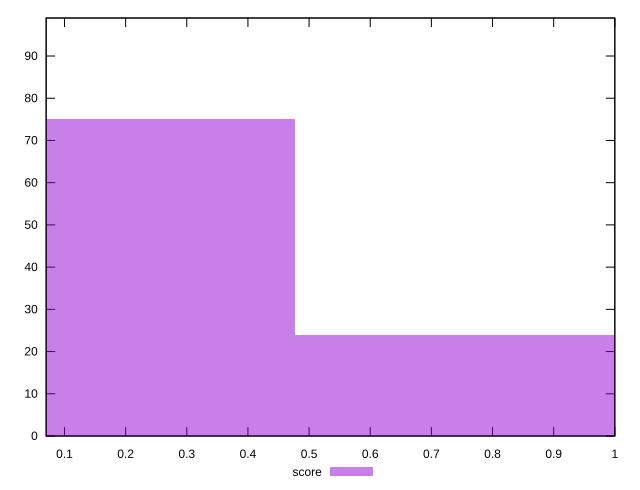

Write the gnuplot code that produced this figure.
reset

$score <<EOF
0 75
0.9550677716564765 24
EOF

set key outside below
set boxwidth 0.9550677716564765
set xrange [0.07:1]
set yrange [0:99]
set trange [0:99]
set style fill transparent solid 0.5 noborder
set terminal svg size 640, 490 enhanced background rgb 'white'
set output "report/report_00029_2021-02-24T13-36-40.390Z/uses-long-cache-ttl/samples/card/score/histogram.svg"

plot $score title "score" with boxes

reset
